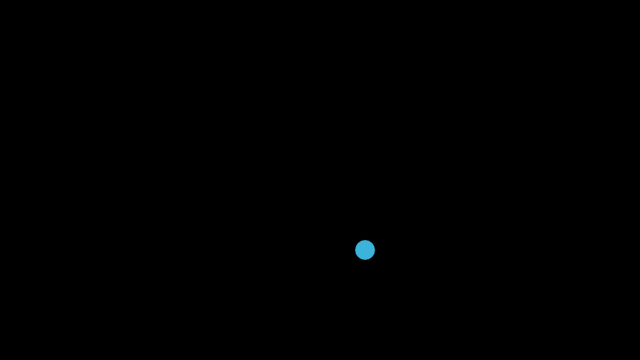
Frame 1 (no input)
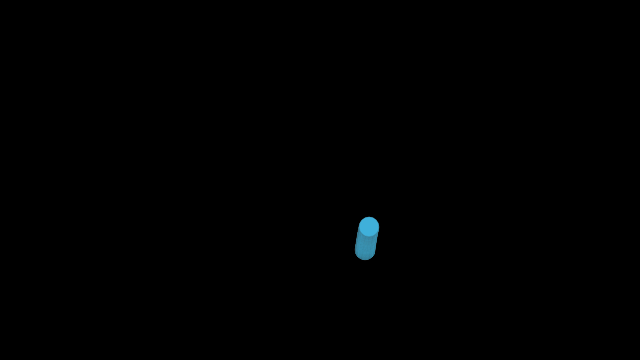
Frame 60 (no input)
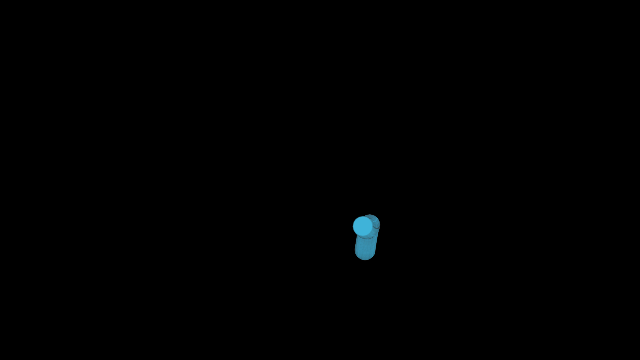
Frame 120 (the mouse pressed at the canvas centre since frame 60)

The p5.js sketch that drew these frames (run headless with seeded random() and noise() and a simulated clock; from frame 60 on, the mouse is pressed at the canvas centre):

// p5.js sketch
// ── sketch.js
let timeX = 4;
let timeY = 2;

function setup() {
  createCanvas(640, 360);
  background(0);
  colorMode(HSB);
}

function draw() {
  let nX = noise(timeX);
  let nY = noise(timeY);

  let h = map(nX, 0, 1, 100, 270);
  let s = map(nY, 0, 1, 50, 85);
  let b = map(nX + nY / 2, 0, 1, 55, 90);

  stroke(20, 50);
  strokeWeight(0.2);
  fill(h, s, b);

  let x = map(nX, 0, 1, -50, width + 50);
  let y = map(nY, 0, 1, -50, height + 50);

  ellipse(x, y, 20, 20);
  timeX += 0.001;
  timeY += 0.002;
}
